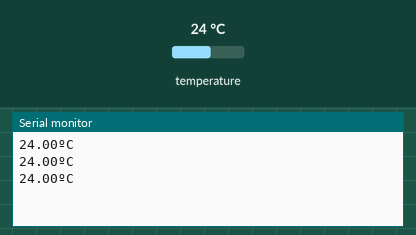
Bench run of a sketch on a simulated Arduino Uno, built with avr-gcc and run on an emulated ATmega328P. Shown: the last lines printed to the serial monitor. The inputs (shaded band) are chosen by the test bench; at power-on: temperature 24 °C.

Above: at 4.3 s.
4.4 s: temperature set to 12 °C
At 5.7 s:
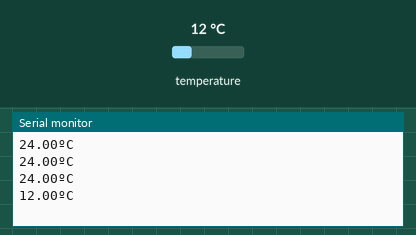
5.9 s: temperature set to 19 °C
At 5.9 s:
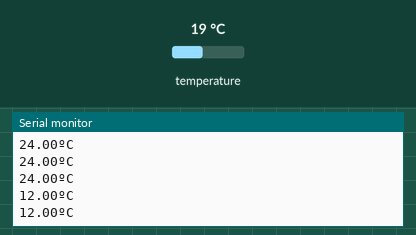
Timing chart, 0 to 8.9 s (numbered marks = the images above; inputs shaded):
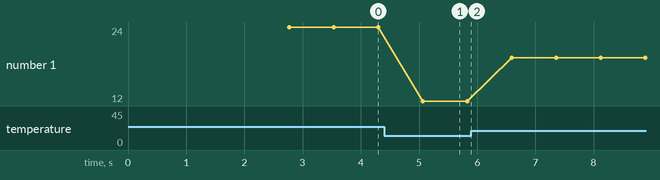

The sketch:

wireless_temperature_monitor.ino
```cpp
#include <OneWire.h>
#include <DallasTemperature.h>

#define UPDATE_INTERVAL (2000)

// GPIO where the DS18B20 is connected to
const int oneWireBus = 13;

// Setup a oneWire instance to communicate with any OneWire devices
OneWire oneWire(oneWireBus);

// Pass our oneWire reference to Dallas Temperature sensor
DallasTemperature sensors(&oneWire);

uint32_t current_millis = 0;
uint32_t prev_millis = 0;

void setup()
{
  // Start the Serial Monitor
  Serial.begin(115200);
  // Start the DS18B20 sensor
  sensors.begin();
}

void loop()
{
  current_millis = millis();

  if (current_millis - prev_millis > UPDATE_INTERVAL)
  {
    sensors.requestTemperatures();
    float celcius = sensors.getTempCByIndex(0);
    Serial.print(celcius);
    Serial.println("ºC");
  }
}
```

Measured:
- after the input at 4.4 s, the serial monitor: prints a new line after 0.66 s (image 1)
- plotted number 1: 24 → 12 after the input at 4.4 s, 12 → 19 after the input at 5.9 s
